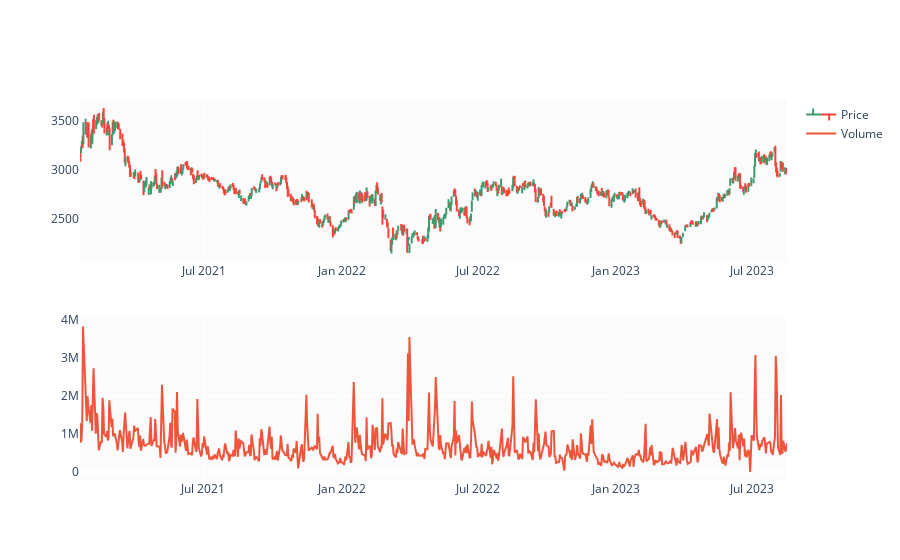

Source (notebook cell):
### Code cell
fig = make_subplots(rows=2, cols=1)
27,2119.949951,2119.949951,2086.199951,2105.500000,2020.358887,2349001

fig.add_trace(go.Ohlc(x=df.Date,
                      open=df.Open,
                      high=df.High,
                      low=df.Low,
                      close=df.Close,
                      name='Price'), row=1, col=1)

fig.add_trace(go.Scatter(x=df.Date, y=df.Volume, name='Volume'), row=2, col=1)

fig.update(layout_xaxis_rangeslider_visible=False)
fig.show()

### Figure 1 — Plotly figure (JSON) as saved in the notebook; plotly's stock layout.template omitted (floating-point values rounded to 4 significant figures; data arrays with more than 128 entries replaced by an {"elided": "..."} marker saying what was removed)
{"data": [{"close": {"elided": "639 float values"}, "high": {"elided": "639 float values"}, "low": {"elided": "639 float values"}, "name": "Price", "open": {"elided": "639 float values"}, "type": "ohlc", "x": {"elided": "639 str values"}, "xaxis": "x", "yaxis": "y"}, {"name": "Volume", "type": "scatter", "x": {"elided": "639 str values"}, "xaxis": "x2", "y": {"elided": "639 int values"}, "yaxis": "y2"}], "layout": {"xaxis": {"anchor": "y", "domain": [0, 1], "rangeslider": {"visible": false}}, "xaxis2": {"anchor": "y2", "domain": [0, 1]}, "yaxis": {"anchor": "x", "domain": [0.575, 1]}, "yaxis2": {"anchor": "x2", "domain": [0, 0.425]}}}
